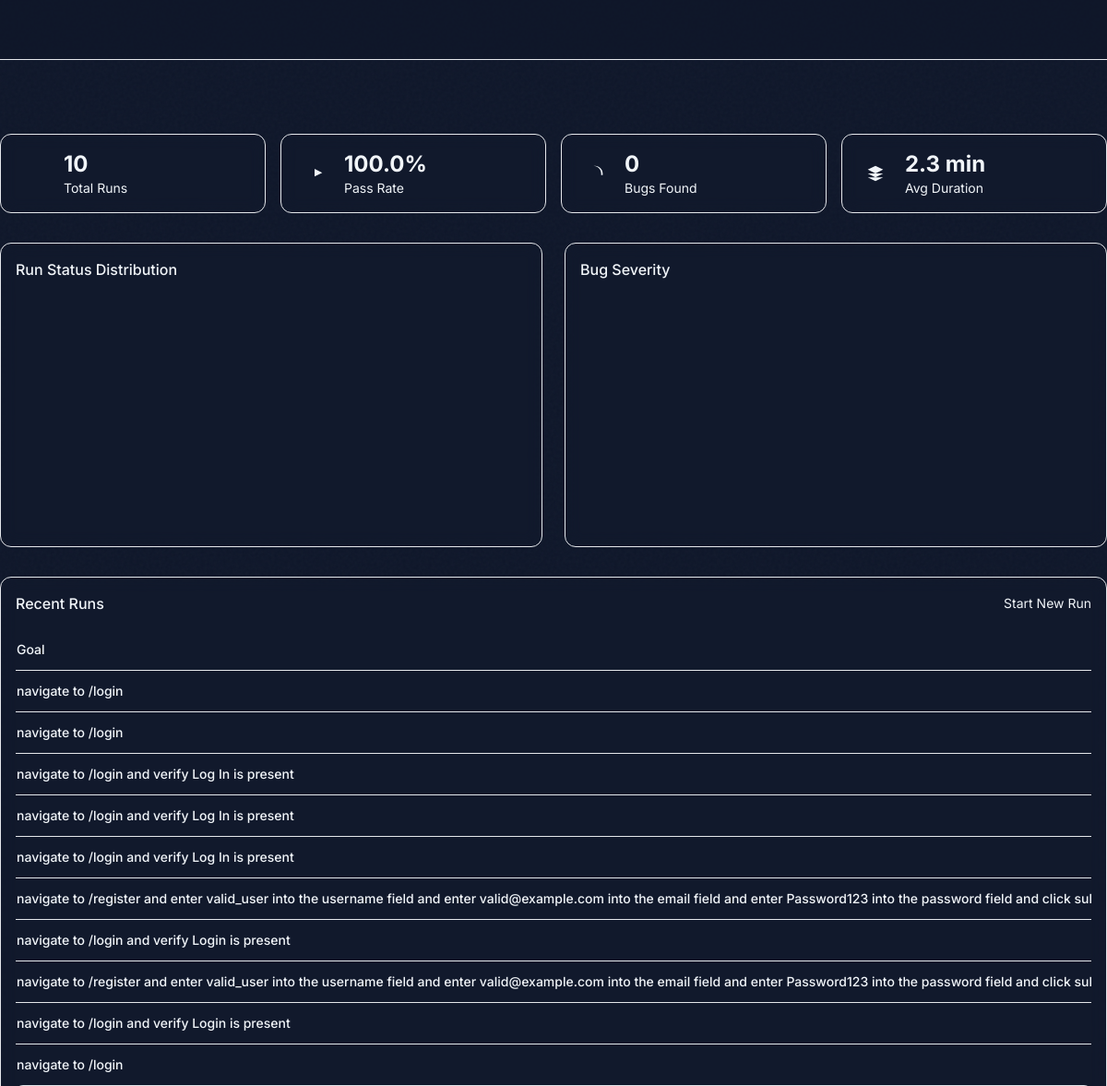
The page /app/overview (upper part) on the database as committed earlier.
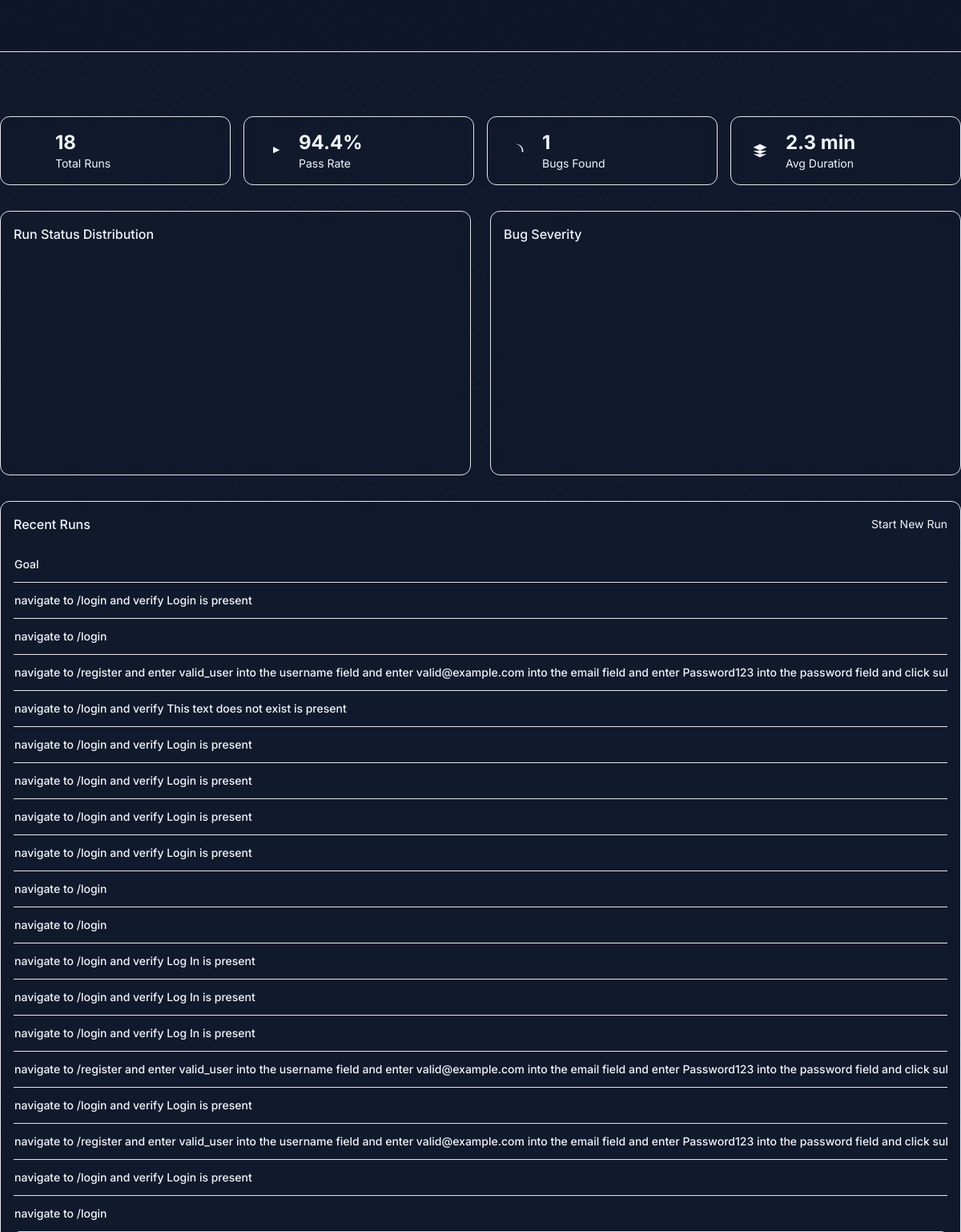
The same page on the database as committed later.
### tables this page shows
CREATE TABLE test_runs (
    run_id TEXT PRIMARY KEY,
    user_id TEXT,
    goal TEXT NOT NULL,
    target_url TEXT NOT NULL,
    started_at TEXT NOT NULL,
    completed_at TEXT NOT NULL,
    duration_seconds REAL NOT NULL,
    status TEXT NOT NULL,
    browser_config TEXT NOT NULL DEFAULT '{}',
    planner_config TEXT NOT NULL DEFAULT '{}',
    algorithm_config TEXT NOT NULL DEFAULT '{}',
    summary TEXT NOT NULL DEFAULT '{}',
    evidence_errors TEXT NOT NULL DEFAULT '[]'
);

### api/history.py (the view)
    @app.get("/app/overview")
    async def overview(request: Request):
        runs = repository.list_runs(request.headers.get("x-user-id"), limit=100)
        passed = sum(run.status in {"passed", "completed", "achieved"} for run in runs)
        bugs = sum(len(run.defects) for run in runs)
        avg = sum(run.duration_seconds for run in runs) / len(runs) if runs else 0.0
        recent = [
            {
                "goal": run.goal,
                "algorithm": run.algorithm_config.get("name", "Browser execution"),
                "bug_injection": None,
                "status": run.status,
                "created_at": run.started_at,
            }
            for run in runs[:20]
        ]
        return templates.TemplateResponse(
            request=request,
            name="overview.html",
            context={
                "title": "Mission Control",
                "total_runs": len(runs),
                "pass_rate": round(passed / len(runs) * 100, 1) if runs else 0.0,
                "bugs_found": bugs,
                "avg_duration": f"{avg:.2f} s",
                "recent_runs": recent,
            },
        )

### templates/overview.html (shortened to what this page needs)
{% extends "_base.html" %}
{% block content %}
<main id="main-content" class="relative z-10">
    <div class="grid grid-cols-1 sm:grid-cols-2 lg:grid-cols-4 gap-4 mb-8">
        <div class="rounded-xl bg-bg-secondary/50 p-4 backdrop-blur border border-border-color/20">
            <div class="flex items-center gap-3">
                <div class="w-10 h-10 rounded-lg bg-primary/10 flex items-center justify-center">
                    <svg class="h-5 w-5 text-primary" viewBox="0 0 24 24" fill="currentColor">
                        <path d="M12 5v14M5 12h14"/>
                    </svg>
                </div>
                <div>
                    <div class="text-2xl font-bold" id="kpi-total-runs">{{ total_runs }}</div>
                    <div class="text-sm text-fg-secondary">Total Runs</div>
                </div>
            </div>
        </div>
        <div class="rounded-xl bg-bg-secondary/50 p-4 backdrop-blur border border-border-color/20">
            <div class="flex items-center gap-3">
                <div class="w-10 h-10 rounded-lg bg-success/10 flex items-center justify-center">
                    <svg class="h-5 w-5 text-success" viewBox="0 0 24 24" fill="currentColor">
                        <path d="M12 2v4l10 5-10 5V2z"/>
                    </svg>
                </div>
                <div>
                    <div class="text-2xl font-bold" id="kpi-pass-rate">{{ pass_rate }}%</div>
                    <div class="text-sm text-fg-secondary">Pass Rate</div>
                </div>
            </div>
        </div>
        <div class="rounded-xl bg-bg-secondary/50 p-4 backdrop-blur border border-border-color/20">
            <div class="flex items-center gap-3">
                <div class="w-10 h-10 rounded-lg bg-warning/10 flex items-center justify-center">
                    <svg class="h-5 w-5 text-warning" viewBox="0 0 24 24" fill="currentColor">
                        <path d="M12 2c5.52 0 10 4.48 10 10v2h-2v-2c0-5.52-4.48-10-10-10z"/>
                    </svg>
                </div>
                <div>
                    <div class="text-2xl font-bold" id="kpi-bugs-found">{{ bugs_found }}</div>
                    <div class="text-sm text-fg-secondary">Bugs Found</div>
                </div>
            </div>
        </div>
        <div class="rounded-xl bg-bg-secondary/50 p-4 backdrop-blur border border-border-color/20">
            <div class="flex items-center gap-3">
                <div class="w-10 h-10 rounded-lg bg-info/10 flex items-center justify-center">
                    <svg class="h-5 w-5 text-info" viewBox="0 0 24 24" fill="currentColor">
                        <path d="M12 2L2 7l10 5 10-5-10-5zM2 17l10 5 10-5M2 12l10 5 10-5"/>
                    </svg>
                </div>
                <div>
                    <div class="text-2xl font-bold" id="kpi-avg-duration">2.3 min</div>
                    <div class="text-sm text-fg-secondary">Avg Duration</div>
                </div>
            </div>
        </div>
    </div>
    <div class="grid grid-cols-1 lg:grid-cols-2 gap-6 mb-8">
        <div class="rounded-xl bg-bg-secondary/50 p-4 backdrop-blur border border-border-color/20">
            <div class="flex justify-between items-center mb-4">
                <h2 class="font-medium text-fg-secondary">Run Status Distribution</h2>
            </div>
            <div id="status-chart" class="h-64 w-full"></div>
        </div>
        <div class="rounded-xl bg-bg-secondary/50 p-4 backdrop-blur border border-border-color/20">
            <div class="flex justify-between items-center mb-4">
                <h2 class="font-medium text-fg-secondary">Bug Severity</h2>
            </div>
            <div id="severity-chart" class="h-64 w-full"></div>
        </div>
    </div>
    <div class="rounded-xl bg-bg-secondary/50 p-4 backdrop-blur border border-border-color/20">
        <div class="flex items-center justify-between mb-4">
            <h2 class="font-medium text-fg-secondary">Recent Runs</h2>
            <a href="/app/run" class="text-sm text-primary hover:underline">Start New Run</a>
        </div>
        <div class="overflow-x-auto rounded-lg">
            <table class="w-full min-w-max">
                <thead>
                    <tr class="text-left text-sm text-fg-secondary border-b border-border-color/20">
                        <th class="py-3 font-medium">Goal</th>
                    </tr>
                </thead>
                <tbody>
                    {% for run in recent_runs %}
                    <tr class="text-sm text-fg-secondary border-b border-border-color/10 hover:bg-bg-tertiary transition-colors">
                        <td class="py-3 font-medium">{{ run.goal }}</td>
                    </tr>
                    {% endfor %}
                </tbody>
            </table>
        </div>
    </div>
{% endblock %}

### templates/_base.html (shortened to what this page needs)
<!doctype html>
<html lang="en" data-theme="dark" class="reduction-motion">
<head>
    <script src="https://cdn.tailwindcss.com/3.4.17"></script>
    <link rel="stylesheet" href="/static/ui.css">
</head>
<body class="min-h-screen">
    <div class="noise-overlay" aria-hidden="true"></div>
    <header class="bg-bg-secondary/80 border-b border-border-color/50 sticky top-0 z-50" style="background: rgba(15, 23, 42, 0.8) !important;">
        <div class="max-w-7xl mx-auto px-4 sm:px-6 lg:px-8">
            <div class="flex items-center justify-between h-16">
            </div>
        </div>
    </header>
    <main id="main-content" class="pt-20 pb-8">
        {% block content %}{% endblock %}
    </main>
</body>
</html>

### static/ui.css (style rules this page uses)
:root { --bp-bg: #07111f; --bp-panel: rgba(15, 27, 46, .86); --bp-panel-strong: #101e32; --bp-border: rgba(148, 163, 184, .16); --bp-text: #edf5ff; --bp-muted: #98a8bd; --bp-violet: #8b7cf6; --bp-violet-strong: #7467ed; --bp-cyan: #42d7c7; --bp-success: #35d49a; --bp-warning: #f5b95a; --bp-danger: #fb7185; --bp-radius: 18px; }
* { box-sizing: border-box; }
html { scroll-behavior: smooth; }
body { background: radial-gradient(circle at 15% -10%, rgba(71, 91, 190, .22), transparent 30rem), radial-gradient(circle at 95% 20%, rgba(38, 179, 166, .09), transparent 26rem), var(--bp-bg); color: var(--bp-text); min-height: 100vh; margin: 0; font-family: "Inter", system-ui, -apple-system, "Segoe UI", sans-serif; }

### templates/_base.html (style rules this page uses)
:root { --bg-primary: #0f172a; --bg-secondary: #1e293b; --bg-tertiary: #334155; --fg-primary: #f1f5f9; --fg-secondary: #94a3b8; --accent: #8b5cf6; --accent-glow: rgba(139, 92, 246, 0.4); --border-color: #475569; --success: #10b981; --warning: #f59e0b; --danger: #ef4444; --info: #3b82f6; --radius: 16px; --radius-sm: 12px; --spacing-xs: 0.25rem; --spacing-sm: 0.5rem; --spacing-md: 1rem; --spacing-lg: 1.5rem; --spacing-xl: 2rem; --shadow-sm: 0 1px 2px 0 rgba(0, 0, 0, 0.3); --shadow-md: 0 4px 6px -1px rgba(0, 0, 0, 0.4), 0 2px 4px -1px rgba(0, 0, 0, 0.3); --shadow-lg: 0 10px 15px -3px rgba(0, 0, 0, 0.4), 0 4px 6px -2px rgba(0, 0, 0, 0.3); --transition-fast: 150ms cubic-bezier(0.4, 0, 0.2, 1); --transition-normal: 250ms cubic-bezier(0.4, 0, 0.2, 1); --transition-slow: 350ms cubic-bezier(0.4, 0, 0.2, 1); }
* { box-sizing: border-box; }
body { font-family: 'Inter', system-ui, -apple-system, sans-serif; background: var(--bg-primary); color: var(--fg-primary); min-height: 100vh; overflow-x: hidden; }
.noise-overlay { position: fixed; inset: 0; pointer-events: none; z-index: 0; opacity: 0.03; }

Rows that differ between the two databases and show on the page:
added test_runs: goal "navigate to /login and verify Login is present"
added test_runs: goal "navigate to /login"
added test_runs: goal "navigate to /register and enter valid_user into the username field and enter valid@example.com into the email field and enter Password123 into the password field and click…"
added test_runs: goal "navigate to /login and verify This text does not exist is present"
added test_runs: goal "navigate to /login and verify Login is present"
added test_runs: goal "navigate to /login and verify Login is present"
added test_runs: goal "navigate to /login and verify Login is present"
added test_runs: goal "navigate to /login and verify Login is present"
Other text that changed with them:
{{ total_runs }}: "10" → "18"
{{ pass_rate }}: "100.0" → "94.4"
{{ bugs_found }}: "0" → "1"
